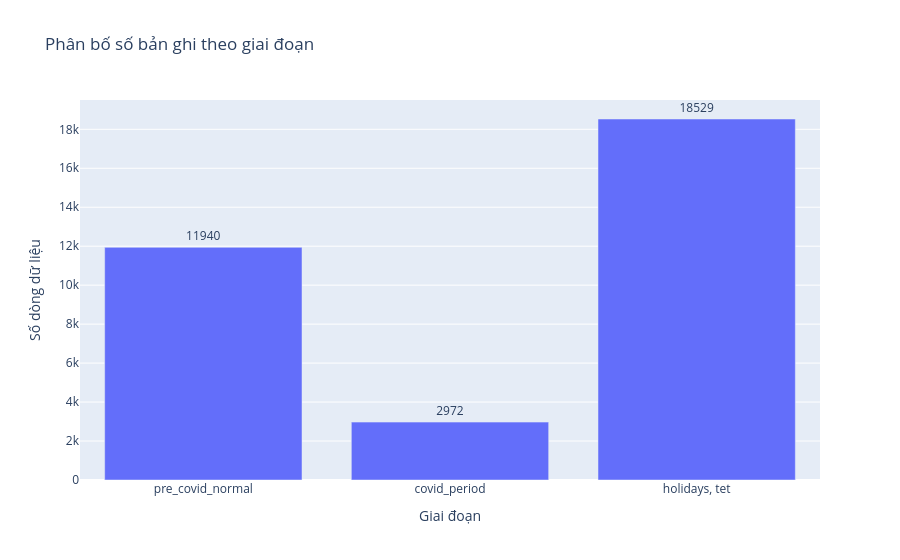

Notebook cell for this chart:
### Code cell
import plotly.express as px

fig = px.bar(
    x=["pre_covid_normal", "covid_period", "holidays, tet"],
    y=[11940, 2972, 18529],
    labels={"x":"Giai đoạn", "y":"Số dòng dữ liệu"},
    text=[11940, 2972, 18529],
    title="Phân bố số bản ghi theo giai đoạn"
)
fig.update_traces(textposition='outside')
fig.show()

### Figure 1 — Plotly figure (JSON) as saved in the notebook; plotly's stock layout.template omitted (floating-point values rounded to 4 significant figures)
{"data": [{"hovertemplate": "Giai đoạn=%{x}<br>Số dòng dữ liệu=%{y}<br>text=%{text}<extra></extra>", "legendgroup": "", "marker": {"color": "#636efa", "pattern": {"shape": ""}}, "name": "", "orientation": "v", "showlegend": false, "text": [11940.0, 2972.0, 18530.0], "textposition": "outside", "type": "bar", "x": ["pre_covid_normal", "covid_period", "holidays, tet"], "xaxis": "x", "y": [11940, 2972, 18529], "yaxis": "y"}], "layout": {"barmode": "relative", "legend": {"tracegroupgap": 0}, "title": {"text": "Phân bố số bản ghi theo giai đoạn"}, "xaxis": {"anchor": "y", "domain": [0, 1], "title": {"text": "Giai đoạn"}}, "yaxis": {"anchor": "x", "domain": [0, 1], "title": {"text": "Số dòng dữ liệu"}}}}
